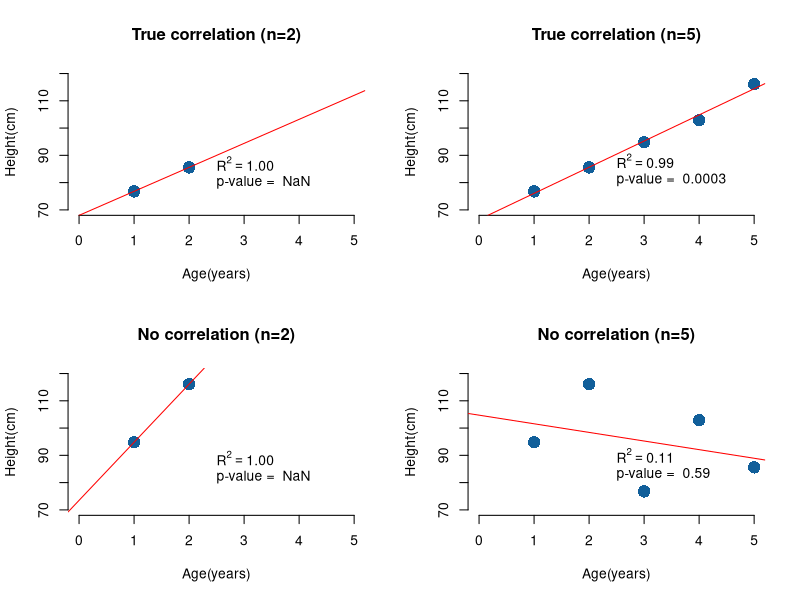

The R source for this figure:
# linear regression examples showing that correlation will be very confident 
# with few points and we always have to look at the p-value too



age = c(1,2,3,4,5)
height = c(76.8, 85.6, 94.8, 102.9, 116.1)

par(mfrow = c(2,2)) #, mai = c(0.9, 0.8, 0.3, 0.1), oma = c(0.1, 0.1, 0.1, 0.1)

R2 <- expression("My Title"^2)

#plot(1:10, main = R2)


# fit 2 points, true correlation ----
plot(age[1:2], height[1:2],
     col = "#115f9a", # set color
     xlim = c(0,5),
     ylim = c(70,120),
     main = 'True correlation (n=2)',
     xlab = 'Age(years)',
     ylab = 'Height(cm)',
     pch = 16, # set a filled circle as the symbol
     frame.plot = FALSE,
     cex = 2)

regression1 <- lm(height[1:2] ~ age[1:2]) # calculate the regression model
abline(regression1, col = 'red') # plot the regression model

regression1$coefficients[1] # intercept (expected height at age 0)
regression1$coefficients[2] # slope (expected increase in height pr year)

fit1 <- summary(regression1)

pVal1 <- summary(regression1)$coefficients[2,4] # p-value for the slope being different from 0
RSquared1 <- summary(regression1)$r.squared # s squared value

text(2.5, 87, bquote(R^2 == .(format(RSquared1, digits = 2, nsmall = 2))),adj = 0) # this is very complicated because I want to add a superscript
text(2.5, 80, paste('p-value = ', format(pVal1, digits = 2, nsmall = 2, scientific = FALSE)),adj = 0)



# fit 5 points, true correlation ----
plot(age, height,
     col = "#115f9a", # set color
     xlim = c(0,5),
     ylim = c(70,120),
     main = 'True correlation (n=5)',
     xlab = 'Age(years)',
     ylab = 'Height(cm)',
     pch = 16, # set a filled circle as the symbol
     frame.plot = FALSE,
     cex = 2)

regression2 <- lm(height ~ age) # calculate the regression model
abline(regression2, col='red') # plot the regression model

regression2$coefficients[1] # intercept (expected height at age 0)
regression2$coefficients[2] # slope (expected increase in height pr year)

fit2 <- summary(regression2)

pVal2 <- summary(regression2)$coefficients[2,4] # p-value for the slope being different from 0
RSquared2 <- summary(regression2)$r.squared # s squared value

text(2.5, 88, bquote(R^2 == .(format(RSquared2, digits = 2, nsmall=2))),adj=0) # this is very complicated because I want to add a superscript
text(2.5, 81, paste('p-value = ', format(pVal2, digits = 2, nsmall=2, scientific=FALSE)),adj=0)

age = c(1,2,3,4,5)
height = c(94.8, 116.1, 76.8, 102.9, 85.6)



# fit 2 points, no correlation ----
plot(age[1:2], height[1:2],
     col = "#115f9a", # set color
     xlim = c(0,5),
     ylim = c(70,120),
     main = 'No correlation (n=2)',
     xlab = 'Age(years)',
     ylab = 'Height(cm)',
     pch = 16, # set a filled circle as the symbol
     frame.plot = FALSE,
     cex = 2)

regression3 <- lm(height[1:2] ~ age[1:2]) # calculate the regression model
abline(regression3, col='red') # plot the regression model

regression3$coefficients[1] # intercept (expected height at age 0)
regression3$coefficients[2] # slope (expected increase in height pr year)

fit3 <- summary(regression3)

pVal3 <- summary(regression3)$coefficients[2,4] # p-value for the slope being different from 0
RSquared3 <- summary(regression3)$r.squared # s squared value

text(2.5, 89, bquote(R^2 == .(format(RSquared3, digits = 2, nsmall=2))),adj=0) # this is very complicated because I want to add a superscript
text(2.5, 82, paste('p-value = ', format(pVal3, digits = 2, nsmall=2, scientific=FALSE)),adj=0)


# fit 5 points, no correlation ----
plot(age, height,
     col = "#115f9a", # set color
     xlim = c(0,5),
     ylim = c(70,120),
     main = 'No correlation (n=5)',
     xlab = 'Age(years)',
     ylab = 'Height(cm)',
     pch = 16, # set a filled circle as the symbol
     frame.plot = FALSE,
     cex = 2)

regression4 <- lm(height ~ age) # calculate the regression model
abline(regression4, col='red') # plot the regression model

regression4$coefficients[1] # intercept (expected height at age 0)
regression4$coefficients[2] # slope (expected increase in height pr year)

fit4 <- summary(regression4)

pVal4 <- summary(regression4)$coefficients[2,4] # p-value for the slope being different from 0
RSquared4 <- summary(regression4)$r.squared # s squared value

text(2.5, 90, bquote(R^2 == .(format(RSquared4, digits = 2, nsmall=2))),adj=0) # this is very complicated because I want to add a superscript
text(2.5, 83, paste('p-value = ', format(pVal4, digits = 2, nsmall=2, scientific=FALSE)),adj=0) # here I use format to make sure that the numbers are formatted correctly

# xx = cor.test(age, height, method=c("pearson", "kendall", "spearman"))